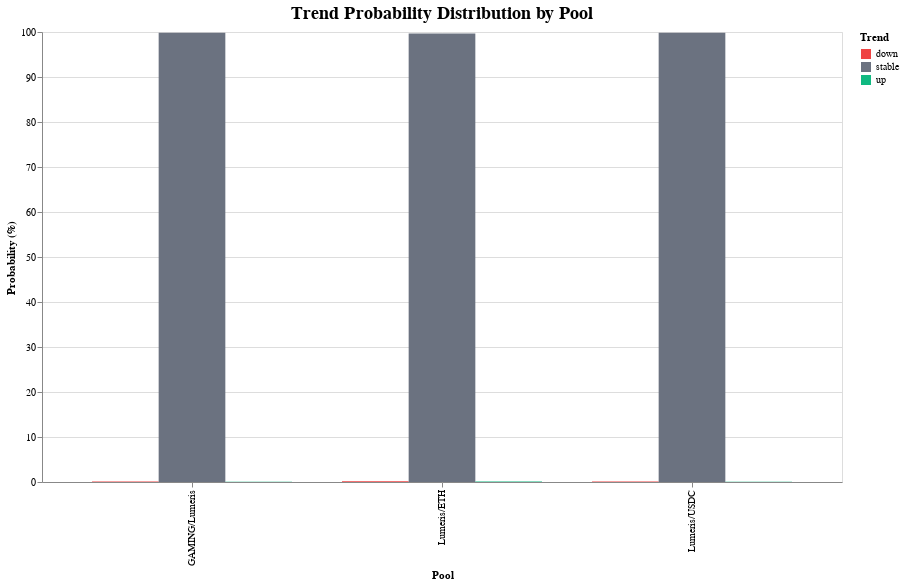

Source (notebook cell):
### Markdown cell above
## 6. Trend Classification Analysis

---

The Gradient Boosting Classifier provides trend direction with probability distribution across three classes.

### Code cell
# Visualize trend probabilities
trend_data = []
for pred in all_predictions:
    for trend_class, prob in pred['trend_probabilities'].items():
        trend_data.append({
            'pool': pred['pool_name'],
            'trend': trend_class,
            'probability': prob * 100
        })

trend_df = pd.DataFrame(trend_data)

# Grouped bar chart with Altair
trend_chart = alt.Chart(trend_df).mark_bar().encode(
    x=alt.X('pool:N', title='Pool'),
    y=alt.Y('probability:Q', title='Probability (%)'),
    color=alt.Color('trend:N', 
                   scale=alt.Scale(domain=['down', 'stable', 'up'],
                                 range=['#ef4444', '#6b7280', '#10b981']),
                   legend=alt.Legend(title='Trend')),
    xOffset='trend:N',
    tooltip=['pool:N', 'trend:N', alt.Tooltip('probability:Q', format='.2f')]
).properties(
    width=800,
    height=450,
    title='Trend Probability Distribution by Pool'
).configure_title(
    fontSize=18,
    anchor='middle'
)

trend_chart

### Figure 1 — Vega-Lite specification as saved in the notebook (floating-point values rounded to 4 significant figures)
{"config": {"view": {"continuousWidth": 300, "continuousHeight": 300}, "title": {"anchor": "middle", "fontSize": 18}}, "data": {"name": "data-11cafcc30d28a751f0cf2f16ba66bcff"}, "mark": {"type": "bar"}, "encoding": {"color": {"field": "trend", "legend": {"title": "Trend"}, "scale": {"domain": ["down", "stable", "up"], "range": ["#ef4444", "#6b7280", "#10b981"]}, "type": "nominal"}, "tooltip": [{"field": "pool", "type": "nominal"}, {"field": "trend", "type": "nominal"}, {"field": "probability", "format": ".2f", "type": "quantitative"}], "x": {"field": "pool", "title": "Pool", "type": "nominal"}, "xOffset": {"field": "trend", "type": "nominal"}, "y": {"field": "probability", "title": "Probability (%)", "type": "quantitative"}}, "height": 450, "title": "Trend Probability Distribution by Pool", "width": 800, "$schema": "https://vega.github.io/schema/vega-lite/v5.20.1.json", "datasets": {"data-11cafcc30d28a751f0cf2f16ba66bcff": [{"pool": "Lumeris/ETH", "trend": "down", "probability": 0.1876}, {"pool": "Lumeris/ETH", "trend": "stable", "probability": 99.68}, {"pool": "Lumeris/ETH", "trend": "up", "probability": 0.1325}, {"pool": "Lumeris/USDC", "trend": "down", "probability": 0.1325}, {"pool": "Lumeris/USDC", "trend": "stable", "probability": 99.84}, {"pool": "Lumeris/USDC", "trend": "up", "probability": 0.03001}, {"pool": "GAMING/Lumeris", "trend": "down", "probability": 0.1127}, {"pool": "GAMING/Lumeris", "trend": "stable", "probability": 99.86}, {"pool": "GAMING/Lumeris", "trend": "up", "probability": 0.03172}]}}
